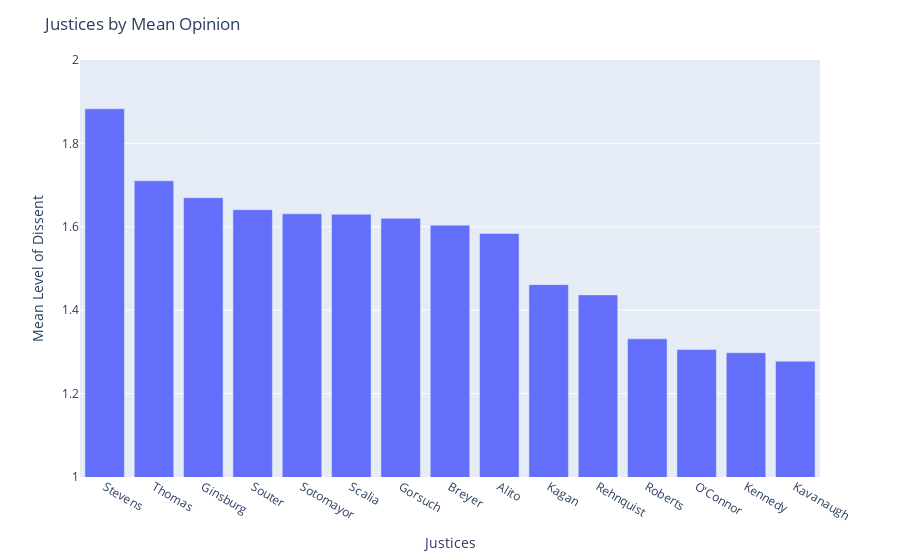

The notebook cell this image was saved under:
### Markdown cell above
### Mean Level of Dissent
Justice's opinions on cases were coded such that:
- 1 = Wrote or Joined Majority
- 2 = Wrote or Joined a Concurrence
- 3 = Wrote or Joined a Concurrence/Dissent
- 4 = Wrote or Joined a Dissent

The graph below illustrates the mean opinion of a justice.  A greater mean opinion equates to a greater tendency to have a differing opinion than the majority opinion.

### Code cell
fig = px.bar(pd.DataFrame(adj_df.mean(axis=1)).reset_index(), x='index', y=0, range_y=(1, 2))
fig.update_layout(
    title='Justices by Mean Opinion',
    xaxis_title='Justices',
    yaxis_title='Mean Level of Dissent',
    xaxis={'categoryorder':'total descending'},
)

### Figure 1 — Plotly figure (JSON) as saved in the notebook; plotly's stock layout.template omitted (floating-point values rounded to 4 significant figures)
{"data": [{"alignmentgroup": "True", "hovertemplate": "index=%{x}<br>0=%{y}<extra></extra>", "legendgroup": "", "marker": {"color": "#636efa"}, "name": "", "offsetgroup": "", "orientation": "v", "showlegend": false, "textposition": "auto", "type": "bar", "x": ["Alito", "Breyer", "Ginsburg", "Gorsuch", "Kagan", "Kavanaugh", "Kennedy", "O'Connor", "Rehnquist", "Roberts", "Scalia", "Sotomayor", "Souter", "Stevens", "Thomas"], "xaxis": "x", "y": [1.584, 1.604, 1.67, 1.62, 1.461, 1.278, 1.298, 1.306, 1.437, 1.331, 1.63, 1.631, 1.641, 1.883, 1.71], "yaxis": "y"}], "layout": {"barmode": "relative", "legend": {"tracegroupgap": 0}, "margin": {"t": 60}, "title": {"text": "Justices by Mean Opinion"}, "xaxis": {"anchor": "y", "categoryorder": "total descending", "domain": [0, 1], "title": {"text": "Justices"}}, "yaxis": {"anchor": "x", "domain": [0, 1], "range": [1, 2], "title": {"text": "Mean Level of Dissent"}}}}
